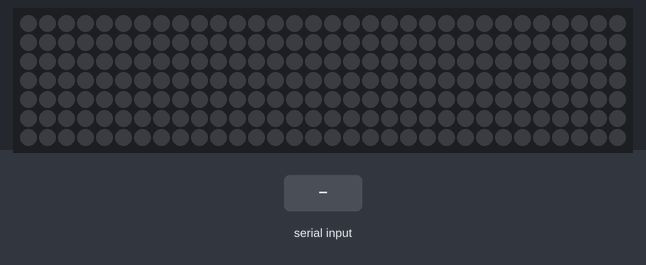
Bench run of a sketch on a simulated Arduino Uno, built with avr-gcc and run on an emulated ATmega328P. Shown: 32×7 RGB LED matrix (first LED top left, wired row by row). The inputs (shaded band) are chosen by the test bench. Dim RGB values are drawn brighter than linear; EEPROM starts erased; what the sketch prints to the serial monitor is not drawn.

Above: at 1.2 s.
1.3 s: "90,45,200\n" received over the second serial link
At 1.59 s:
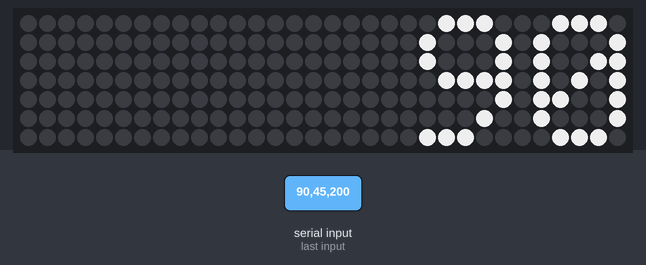
3.4 s: "DELAY:\n" received over the second serial link
At 4.41 s:
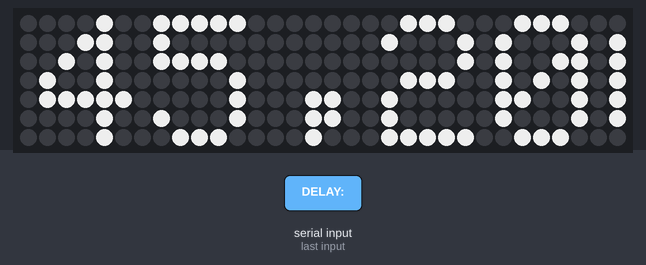
5.7 s: "90,45\n" received over the second serial link
At 5.89 s:
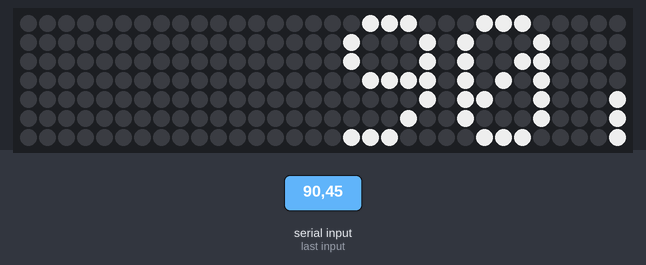
7.9 s: "90,45,200,10\n" received over the second serial link
At 8.1 s:
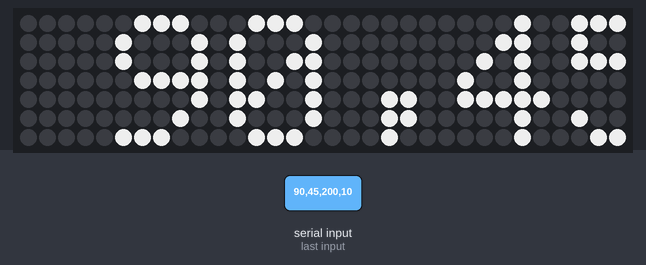
9.4 s: "0\n" received over the second serial link
At 9.57 s:
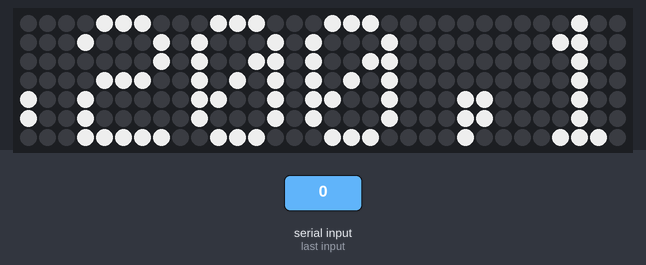
10.9 s: "BRIGHTNESS:90\n" received over the second serial link
At 11.79 s:
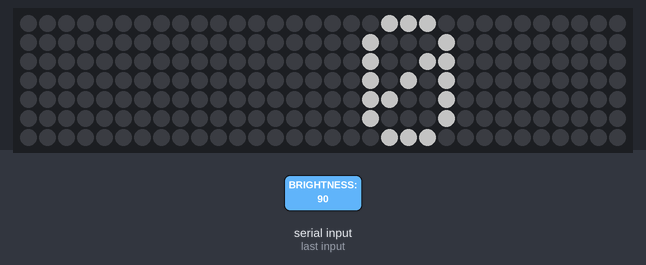
Timing chart, 0 to 13.5 s (numbered marks = the images above; inputs shaded):
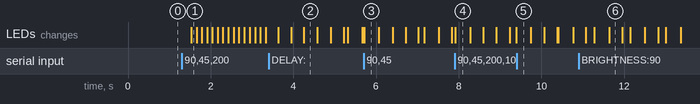

Measured:
- after the input at 1.3 s, the LEDs: change after 0.23 s (image 1)

The sketch:

BLUETOOTH.ino
```cpp
#include <Adafruit_GFX.h>         // Core graphics library
#include <Adafruit_NeoMatrix.h>   // NeoPixel matrix library
#include <Adafruit_NeoPixel.h>    // NeoPixel library
#include <SoftwareSerial.h>       // Software serial library
#include <EEPROM.h>               // EEPROM library

#define PIN 6  // The pin connected to the data input of the NeoPixel matrix
#define MATRIX_WIDTH  32
#define MATRIX_HEIGHT 7
#define EEPROM_TEXT_START 0      // Starting address for text storage in EEPROM
#define EEPROM_COLOR_R 101       // EEPROM address for storing Red color value
#define EEPROM_COLOR_G 102       // EEPROM address for storing Green color value
#define EEPROM_COLOR_B 103       // EEPROM address for storing Blue color value
#define MAX_TEXT_LENGTH 45     // Maximum length for display text

SoftwareSerial BTSerial(0, 1); // RX, TX pins for Bluetooth module

Adafruit_NeoMatrix matrix = Adafruit_NeoMatrix(MATRIX_WIDTH, MATRIX_HEIGHT, PIN,
  NEO_MATRIX_TOP + NEO_MATRIX_LEFT +
  NEO_MATRIX_ROWS + NEO_MATRIX_ZIGZAG,
  NEO_GRB + NEO_KHZ800);

uint16_t textColor;
String displayText = ""; // Initial display text
int brightness = 200; // Initial brightness
int scrollDelay = 100; // Initial delay for scrolling

// Function to read text from EEPROM
void readTextFromEEPROM() {
  char storedText[MAX_TEXT_LENGTH + 1]; // +1 for null terminator
  for (int i = 0; i < MAX_TEXT_LENGTH; i++) {
    storedText[i] = EEPROM.read(EEPROM_TEXT_START + i);
    if (storedText[i] == '\0') break; // Stop if end of string is reached
  }
  storedText[MAX_TEXT_LENGTH] = '\0'; // Ensure null termination
  displayText = String(storedText);
}

// Function to write text to EEPROM
void writeTextToEEPROM(const String& text) {
  for (int i = 0; i < MAX_TEXT_LENGTH; i++) {
    if (i < text.length()) {
      EEPROM.write(EEPROM_TEXT_START + i, text[i]);
    } else {
      EEPROM.write(EEPROM_TEXT_START + i, '\0'); // Null terminate the remaining space
    }
  }
}

// Function to read color from EEPROM
void readColorFromEEPROM(uint8_t &r, uint8_t &g, uint8_t &b) {
  r = EEPROM.read(EEPROM_COLOR_R);
  g = EEPROM.read(EEPROM_COLOR_G);
  b = EEPROM.read(EEPROM_COLOR_B);
}

// Function to write color to EEPROM
void writeColorToEEPROM(uint8_t r, uint8_t g, uint8_t b) {
  EEPROM.write(EEPROM_COLOR_R, r);
  EEPROM.write(EEPROM_COLOR_G, g);
  EEPROM.write(EEPROM_COLOR_B, b);
}

void setup() {
  Serial.begin(9600);   // Start Serial Monitor at 9600 baud rate
  BTSerial.begin(9600); // Start Bluetooth serial at 9600 baud rate

  matrix.begin();
  matrix.setTextWrap(false);
  matrix.setBrightness(brightness); // Set initial brightness

  readTextFromEEPROM(); // Load text from EEPROM
  if (displayText.length() == 0) {
    displayText = "WELCOME"; // Set default text if EEPROM is empty
  }

  uint8_t r, g, b;
  readColorFromEEPROM(r, g, b); // Load color from EEPROM
  textColor = matrix.Color(r, g, b); // Set initial color
  matrix.setTextColor(textColor); // Set text color

  Serial.println("Bluetooth Test Initialized");
  Serial.print("Initial display text: ");
  Serial.println(displayText);
}

void loop() {
  // Check if data is available from the Bluetooth module
  if (BTSerial.available()) {
    String receivedText = BTSerial.readStringUntil('\n'); // Read incoming Bluetooth data until newline
    if (receivedText.length() > 0) {
      if (receivedText.startsWith("BRIGHTNESS:")) {
        int newBrightness = receivedText.substring(11).toInt(); // Extract brightness value
        if (newBrightness >= 0 && newBrightness <= 255) {
          brightness = newBrightness;
          matrix.setBrightness(brightness); // Update brightness
          Serial.print("Brightness set to: ");
          Serial.println(brightness);
        }
      } else if (receivedText.startsWith("COLOR:")) {
        int comma1 = receivedText.indexOf(',');
        int comma2 = receivedText.indexOf(',', comma1 + 1);
        if (comma1 > 6 && comma2 > comma1) {
          int r = receivedText.substring(6, comma1).toInt();
          int g = receivedText.substring(comma1 + 1, comma2).toInt();
          int b = receivedText.substring(comma2 + 1).toInt();
          if (r >= 0 && r <= 255 && g >= 0 && g <= 255 && b >= 0 && b <= 255) {
            textColor = matrix.Color(r, g, b);
            matrix.setTextColor(textColor); // Update text color
            writeColorToEEPROM(r, g, b); // Save color to EEPROM
            Serial.print("Color set to: R=");
            Serial.print(r);
            Serial.print(", G=");
            Serial.print(g);
            Serial.print(", B=");
            Serial.println(b);
          }
        }
      } else if (receivedText.startsWith("DELAY:")) {
        int newDelay = receivedText.substring(6).toInt(); // Extract delay value
        if (newDelay >= 0) {
          scrollDelay = newDelay;
          Serial.print("Scroll delay set to: ");
          Serial.println(scrollDelay);
        }
      } else {
        Serial.print("Received Text: ");
        Serial.println(receivedText); // Print received text to Serial Monitor
        displayText = receivedText; // Update display text
        writeTextToEEPROM(displayText); // Save the new text to EEPROM
      }
    }
  }

  // Calculate text width manually
  int16_t textWidth = displayText.length() * 6; // Approximate width (6 pixels per character)

  // Update the NeoPixel matrix display with scrolling text
  static int16_t x = matrix.width(); // Start position for text

  matrix.fillScreen(0); // Clear the screen
  matrix.setCursor(x, 0); // Set cursor position
  matrix.print(displayText); // Print text to matrix

  if (--x < -textWidth) { // Check if text has completely scrolled out
    x = matrix.width(); // Reset text position
  }

  matrix.show(); // Display the updated text on the matrix

  // Apply the user-defined delay
  delay(scrollDelay);
}
```
